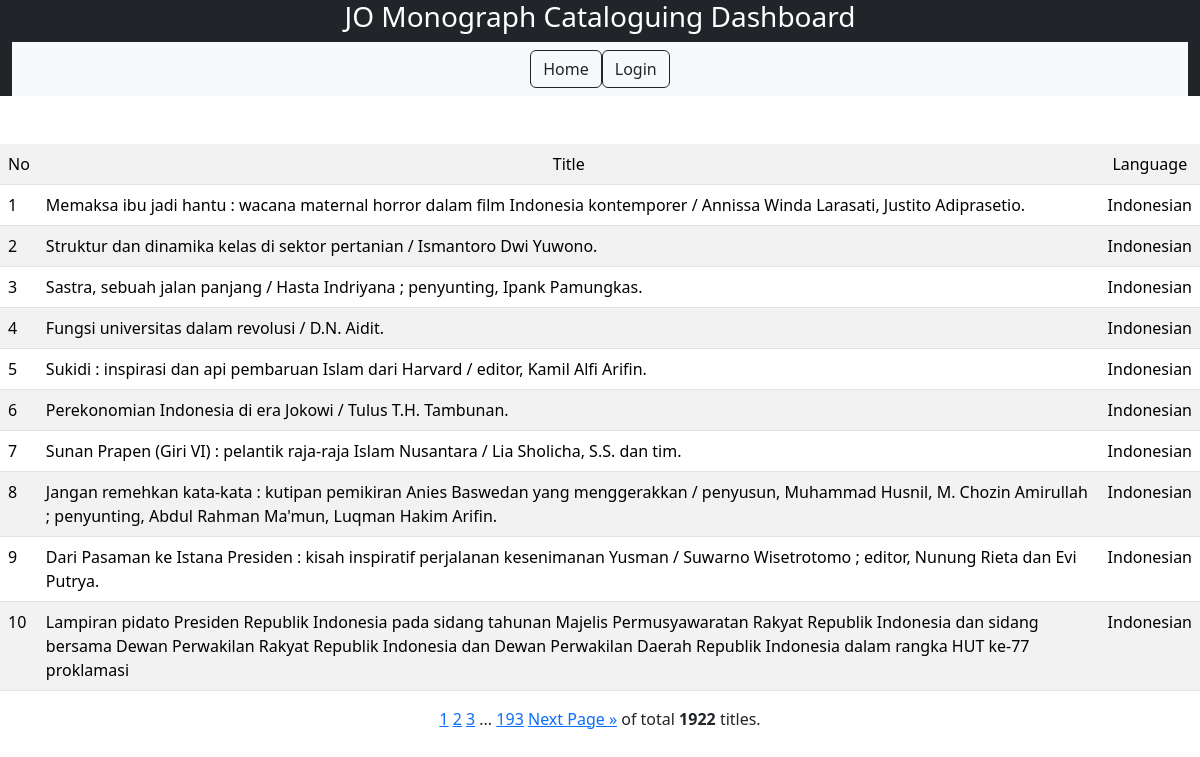
The app's page /detail_language/Indonesian/ with its own data.
### nlajkt_cat_stat/models.py (models this page shows)
class Catalogues(models.Model):
    entry_date = models.DateField()
    consignment_no = models.IntegerField(default=465)
    title = models.TextField()
    work_type = models.CharField(max_length=20, choices=[
        ('Original','Original'),
        ('Translation','Translation'),
        ('Adaptation','Adaptation')
        ], default='Original')
    publish_year = models.IntegerField()
    volume = models.CharField(max_length=20, choices=[
        ('Single','Single'),
        ('Multi-complete','Multi-complete'),
        ('Multi-incomplete','Multi-incomplete'),
        ], default='Single')
    copycat = models.CharField(max_length=20, choices=[
        ('Original','Original'),
        ('Partial copycat','Partial copycat'),
        ('Full copycat','Full copycat'),
        ], default='Original')
    ISBN = models.CharField(max_length=20, choices=[
        ('No','No'),
        ('Yes-valid','Yes-valid'),
        ('Yes-invalid','Yes-invalid'),
        ], default='No')
    authorship_type = models.CharField(max_length=50, choices=[
        ('Single author','Single author'),
        ('Collaboration','Collaboration'),
        ('Compilation','Compilation'),
        ('Others','Others')
        ], default='Single')
    language = models.CharField(max_length=50, choices=[
        ('Indonesian','Indonesian'),
        ('English','English'),
        ('Indonesian local','Indonesian local'),
        ('Multi language','Multi language'),
        ('Unknown','Unknown')
        ], default='Indonesian')
    bibliography = models.CharField(max_length=20, choices=[
        ('No','No'),
        ('Yes','Yes'),
        ], default='No')
    indexx = models.CharField(max_length=20, choices=[
        ('No','No'),
        ('Yes','Yes'),
        ], default='No')
    publisher_type = models.CharField(max_length=100, choices=[
        ('Commercial','Commercial'),
        ('Government-department','Government-department'),
        ('Government-nondepartment','Government-nondepartment'),
        ('Government-local','Government-local'),
        ('Universities','Universities'),
        ('NGO','NGO'),
        ('Others','Others')
        ], default='Commercial')
    genre = models.CharField(max_length=100, choices=[
        ('General non fiction','General non fiction'),
        ('Fiction-novel','Fiction-novel'),
        ('Fiction-short stories','Fiction-short stories'),
	    ('Fiction-biographic','Fiction-biographic'),
	    ('Fiction-drama','Fiction-drama'),
        ('Poetry','Poetry'),
        ('Folktales','Folktales'),
        ('Biography-single','Biography-single'),
        ('Biography-collective','Biography-collective'),
        ('Biography-auto','Biography-auto'),
        ('Dictionaries','Dictionaries'),
        ('Proceeding','Proceeding'),
        ('Comic, cartoon','Comic, cartoon'),
        ], default='General non fiction')
    format = models.CharField(max_length=100, choices=[
        ('Book-printed','Book-printed'),
        ('Book-electronic','Book-electronic'),
        ('Non book video','Non book video'),
        ('Non book audio','Non book audio'),
        ('Map-single','Map-single'),
        ('Map-atlas','Map-atlas'),
        ('Ephemera','Ephemera')
        ], default='Book-printed')
    size = models.CharField(max_length=10, choices=[
        ('YY','YY'),
        ('YYq', 'YYq'),
        ('YYp','YYp')
        ],default='YY')
    subject = models.CharField(max_length=50, choices=[
       ('000-Generalities','000-Generalities'),
       ('000-Library science','000-Library science'),
       ('000-Journalism and media','000-Journalism and media'),
       ('100-Philosophy and ethics','100-Philosophy and ethics'),
       ('200-Religions-general','200-Religions-general'),
       ('200-Religion-Islam','200-Religion-Islam'),
       ('200-Religion-Christianity','200-Religion-Christianity'),
       ('200-Religion-Hinduism','200-Religion-Hinduism'),
       ('200-Religion-Buddhism and others','200-Religion-Buddhism and others'),
       ('300-Social-anthropology and sociology','300-Social-anthropology and sociology'),
       ('300-Social-problems and services','300-Social-problems and services'),
       ('300-Social-politics','300-Social-politics'),
       ('300-Social-international relations','300-Social-international relations'),
       ('300-Social-economics-general','300-Social-economics-general'),
       ('300-Social-economics-management','300-Social-economics-management'),
       ('300-Social-economics-resources','300-Social-economics-resources'),
       ('300-Social-economics-policy and development','300-Social-economics-policy and development'),
       ('300-Social-economics-financial and monetary','300-Social-economics-financial and monetary'),
       ('300-Social-economics-industries and production','300-Social-economics-industries and production'),
       ('300-Social-culture','300-Social-culture'),
       ('300-Social-military','300-Social-military'),
       ('300-Social-education','300-Social-education'),
       ('300-Social-law','300-Social-law'),
       ('300-Social-transportation','300-Social-transportation'),
       ('300-Social-public administration','300-Social-public administration'),
       ('300-Social-human rights','300-Social-human rights'),
       ('400-Language-linguistics','400-Language-linguistics'),
       ('400-Language-sociolinguistics','400-Language-sociolinguistics'),
       ('500-Science-general','500-Science-general'),
       ('600-Technology-general','600-Technology-general'),
       ('600-Agriculture and agribusiness','600-Agriculture and agribusiness'),
       ('700-Arts-general','700-Arts-general'),
       ('700-Arts-visual','700-Arts-visual'),
       ('700-Arts-performance','700-Arts-performance'),
       ('700-Arts-music','700-Arts-music'),
       ('700-Architecture','700-Architecture'),
       ('800-Literature-general','800-Literature-general'),
       ('800-Literature-fiction and poetry','800-Literature-fiction and poetry'),
       ('900-History-general','900-History-general'),
       ('900-History-Indonesia','900-History-Indonesia'),
       ('900-Geography and travel','900-Geography and travel'),
       ('900-Biography','900-Biography')
       ], null=True)

### nlajkt_cat_stat/views.py (the view)
# urls.py: path('detail_language/<str:language>/', views.detail_language, name='detail_language'),
def detail_language(request, language):
    detail_language = Catalogues.objects.all().filter(language=language)
    page = request.GET.get('page', 1)
    paginator = Paginator(detail_language, 10)
    try:
        paging = paginator.page(page)
    except PageNotAnInteger:
        paging = paginator.page(1)
    except EmptyPage:
        paging = paginator.page(paginator.num_pages)
    template = loader.get_template('detail_language.html')
    context = {'paging' : paging,}
    return HttpResponse(template.render(context, request))

### nlajkt_cat_stat/templates/detail_language.html
{% extends 'base.html'%}
{% block block1 %}
<br><br><center>
<table style="width: auto;" class="table table-striped">
    <tr bgcolor = 'grey'>
      <b><td>No</td>
        <td align="center">Title</td>
        <td align="center">Language</td></b>
    </tr>
    {% for x in paging %}
    <tr>
        <td>{{ forloop.counter0|add:paging.start_index }}</td>
        <td>{{ x.title }}</td>
        <td>{{ x.language }}</td>
    </tr>
    {% endfor %}
</table>
{% include 'pagination_jakartaoffice.html' %}</center>
<br><br>
{% endblock %}

### records on screen
Catalogues: title "Memaksa ibu jadi hantu : wacana maternal horror dalam film Indonesia kontemporer / Annissa Winda Larasati, Justito Adiprasetio.", language "Indonesian"
Catalogues: title "Struktur dan dinamika kelas di sektor pertanian / Ismantoro Dwi Yuwono.", language "Indonesian"
Catalogues: title "Sastra, sebuah jalan panjang / Hasta Indriyana ; penyunting, Ipank Pamungkas.", language "Indonesian"
Catalogues: title "Fungsi universitas dalam revolusi / D.N. Aidit.", language "Indonesian"
Catalogues: title "Sukidi : inspirasi dan api pembaruan Islam dari Harvard / editor, Kamil Alfi Arifin.", language "Indonesian"
Catalogues: title "Perekonomian Indonesia di era Jokowi / Tulus T.H. Tambunan.", language "Indonesian"
Catalogues: title "Sunan Prapen (Giri VI) : pelantik raja-raja Islam Nusantara / Lia Sholicha, S.S. dan tim.", language "Indonesian"
Catalogues: title "Jangan remehkan kata-kata : kutipan pemikiran Anies Baswedan yang menggerakkan / penyusun, Muhammad Husnil, M. Chozin Amirullah ; penyunting, Abdul Rahman Ma'mun, Luqman Hakim Arifin.", language "Indonesian"
Catalogues: title "Dari Pasaman ke Istana Presiden : kisah inspiratif perjalanan kesenimanan Yusman / Suwarno Wisetrotomo ; editor, Nunung Rieta dan Evi Putrya.", language "Indonesian"
Catalogues: title "Lampiran pidato Presiden Republik Indonesia pada sidang tahunan Majelis Permusyawaratan Rakyat Republik Indonesia dan sidang bersama Dewan Perwakilan Rakyat Republik Indonesia dan Dewan Perwakilan Daerah Republik Indonesia dalam rangka HUT ke-77 proklamasi", language "Indonesian"

### other values on screen
{{ num }} "1"
{{ num }} "2" "3"
{{ paging.paginator.num_pages }} "193"
{{ paging.paginator.count }} "1922"
